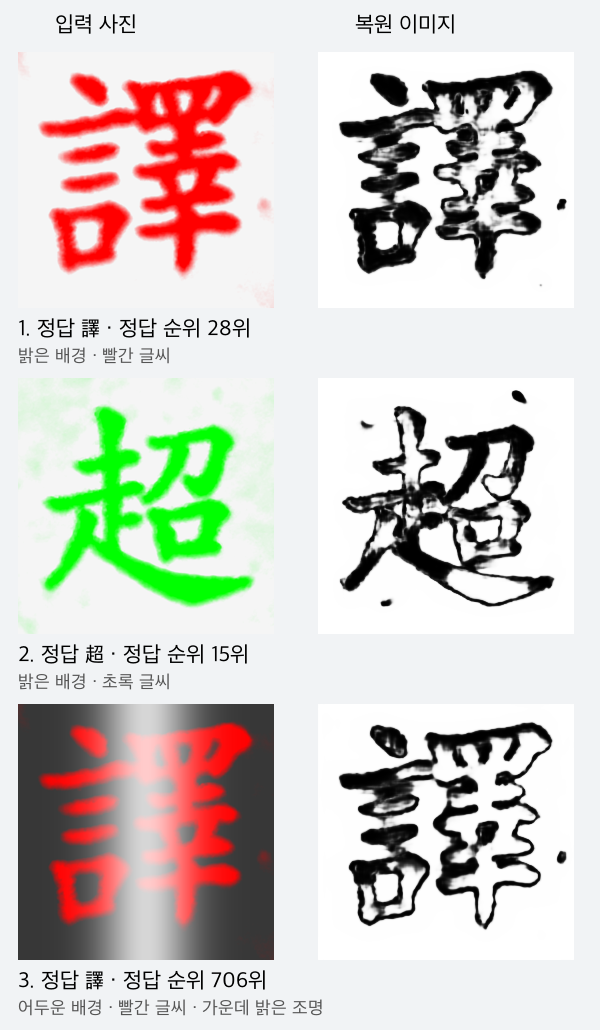

Source code (Python):
from pathlib import Path
import json
import numpy as np
from PIL import Image,ImageDraw,ImageFont
import torch
from photo_restoration.model import PhotoInkRestorer
p=Path('experiments/handwriting/results/photo-restoration-pilot-v1'); source=p.parent/'photo-color-probe-20261104'
manifest={r['id']:r for r in json.loads((source/'manifest.json').read_text())};results={r['id']:r for r in json.loads((p/'known-photo-results.json').read_text())['rows']}
ids=['yeok-light-red','cho-light-green','yeok-dark-red-center-glare']
torch.set_num_threads(2);model=PhotoInkRestorer().to('mps').eval();model.load_state_dict(torch.load(p/'best.pt',map_location='cpu',weights_only=False)['model'])
font=ImageFont.truetype('/System/Library/Fonts/AppleSDGothicNeo.ttc',22)
small=ImageFont.truetype('/System/Library/Fonts/AppleSDGothicNeo.ttc',18)
sheet=Image.new('RGB',(600,1030),'#f1f3f5');draw=ImageDraw.Draw(sheet)
draw.text((55,12),'입력 사진',font=font,fill='black');draw.text((355,12),'복원 이미지',font=font,fill='black')
info=[]
for i,key in enumerate(ids):
 photo=Image.open(manifest[key]['path']).convert('RGB').resize((256,256),Image.Resampling.BICUBIC)
 data=np.asarray(photo,dtype=np.float32).transpose(2,0,1).copy()/255
 with torch.inference_mode():mask=model(torch.from_numpy(data[None]).to('mps')).sigmoid().cpu().numpy()[0,0]
 restored=Image.fromarray(np.uint8(np.clip(1-mask,0,1)*255)).convert('RGB')
 y=52+i*326;sheet.paste(photo,(18,y));sheet.paste(restored,(318,y))
 r=results[key];prediction=r['methods']['restored'];text=f"{i+1}. 정답 {r['character']} · 정답 순위 {prediction['rank']}위"
 draw.text((18,y+264),text,font=font,fill='black')
 description={'yeok-light-red':'밝은 배경 · 빨간 글씨','cho-light-green':'밝은 배경 · 초록 글씨','yeok-dark-red-center-glare':'어두운 배경 · 빨간 글씨 · 가운데 밝은 조명'}[key]
 draw.text((18,y+293),description,font=small,fill='#555555');info.append(dict(id=key,expected=r['character'],prediction=prediction['top10'][0],rank=prediction['rank']))
sheet.save(p/'three-failed-restoration-pairs.png');(p/'three-failed-restoration-pairs.json').write_text(json.dumps(info,ensure_ascii=False,indent=2));print(json.dumps(info,ensure_ascii=False))
